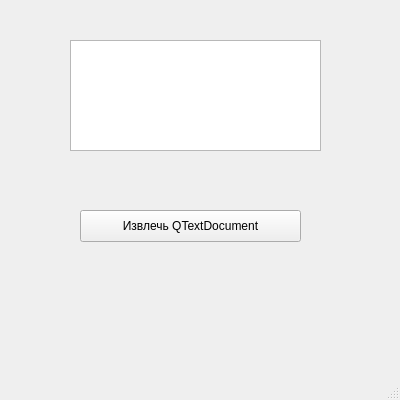
<?xml version="1.0" encoding="UTF-8"?>
<ui version="4.0">
 <class>MainWindow</class>
 <widget class="QMainWindow" name="MainWindow">
  <property name="geometry">
   <rect>
    <x>0</x>
    <y>0</y>
    <width>400</width>
    <height>400</height>
   </rect>
  </property>
  <property name="windowTitle">
   <string>MainWindow</string>
  </property>
  <widget class="QWidget" name="centralwidget">
   <widget class="QTextEdit" name="textEdit">
    <property name="geometry">
     <rect>
      <x>70</x>
      <y>40</y>
      <width>251</width>
      <height>111</height>
     </rect>
    </property>
   </widget>
   <widget class="QPushButton" name="pushButton">
    <property name="geometry">
     <rect>
      <x>80</x>
      <y>210</y>
      <width>221</width>
      <height>32</height>
     </rect>
    </property>
    <property name="text">
     <string>Извлечь QTextDocument</string>
    </property>
   </widget>
  </widget>
  <widget class="QMenuBar" name="menubar">
   <property name="geometry">
    <rect>
     <x>0</x>
     <y>0</y>
     <width>400</width>
     <height>22</height>
    </rect>
   </property>
  </widget>
  <widget class="QStatusBar" name="statusbar"/>
 </widget>
 <resources/>
 <connections/>
</ui>
